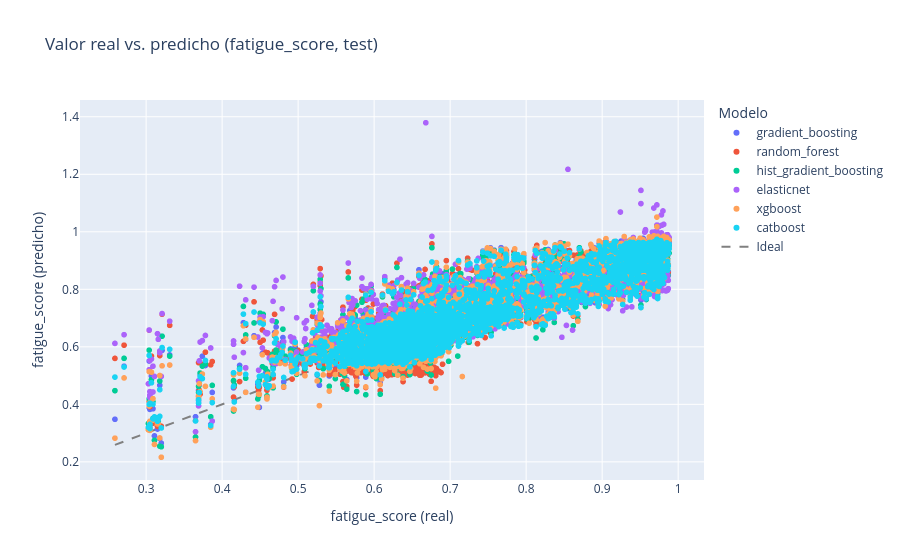
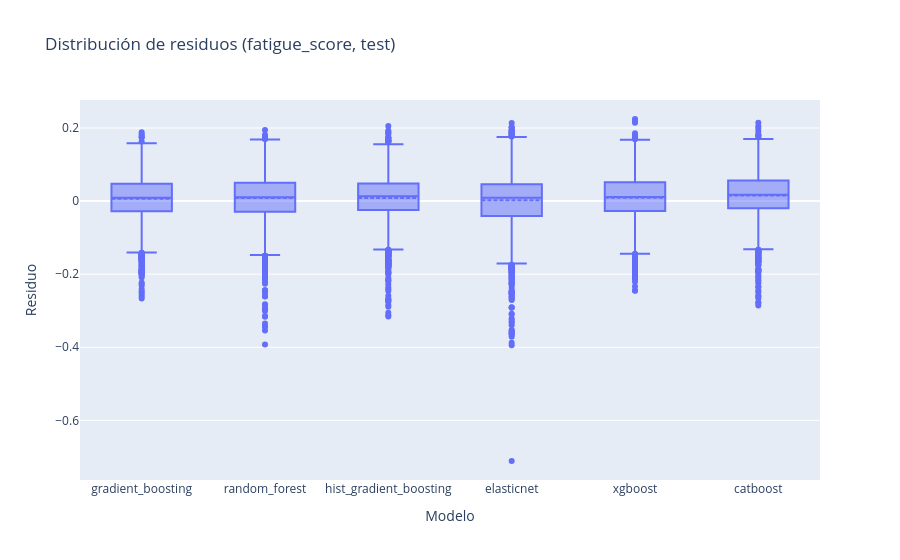

The notebook cell these images were saved under, in order:
### Markdown cell above
### 3. Residuos y dispersiones (test)

Inspeccionamos cómo se comporta cada modelo sobre el conjunto de test.

### Code cell
pred_df = experiment_data["pred"].copy()
label = experiment_data["target_label"]
pred_df["residual"] = pred_df["y_true"] - pred_df["y_pred"]

fig_scatter = px.scatter(
    pred_df,
    x="y_true",
    y="y_pred",
    color="model",
    title=f"Valor real vs. predicho ({label}, test)",
    labels={"y_true": f"{label} (real)", "y_pred": f"{label} (predicho)", "model": "Modelo"}
)
fig_scatter.add_trace(
    go.Scatter(
        x=[pred_df.y_true.min(), pred_df.y_true.max()],
        y=[pred_df.y_true.min(), pred_df.y_true.max()],
        mode="lines",
        name="Ideal",
        line=dict(dash="dash", color="gray")
    )
)
fig_scatter.show()

fig_res = px.box(
    pred_df,
    x="model",
    y="residual",
    title=f"Distribución de residuos ({label}, test)",
    labels={"model": "Modelo", "residual": "Residuo"}
)
fig_res.update_traces(boxmean=True)
fig_res.show()

### Figure 1 — Plotly figure (JSON) as saved in the notebook; plotly's stock layout.template omitted (floating-point values rounded to 4 significant figures; data arrays with more than 128 entries replaced by an {"elided": "..."} marker saying what was removed)
{"data": [{"hovertemplate": "Modelo=gradient_boosting<br>fatigue_score (real)=%{x}<br>fatigue_score (predicho)=%{y}<extra></extra>", "legendgroup": "gradient_boosting", "marker": {"color": "#636efa", "symbol": "circle"}, "mode": "markers", "name": "gradient_boosting", "showlegend": true, "type": "scattergl", "x": {"elided": "2947 float values"}, "xaxis": "x", "y": {"elided": "2947 float values"}, "yaxis": "y"}, {"hovertemplate": "Modelo=random_forest<br>fatigue_score (real)=%{x}<br>fatigue_score (predicho)=%{y}<extra></extra>", "legendgroup": "random_forest", "marker": {"color": "#EF553B", "symbol": "circle"}, "mode": "markers", "name": "random_forest", "showlegend": true, "type": "scattergl", "x": {"elided": "2947 float values"}, "xaxis": "x", "y": {"elided": "2947 float values"}, "yaxis": "y"}, {"hovertemplate": "Modelo=hist_gradient_boosting<br>fatigue_score (real)=%{x}<br>fatigue_score (predicho)=%{y}<extra></extra>", "legendgroup": "hist_gradient_boosting", "marker": {"color": "#00cc96", "symbol": "circle"}, "mode": "markers", "name": "hist_gradient_boosting", "showlegend": true, "type": "scattergl", "x": {"elided": "2947 float values"}, "xaxis": "x", "y": {"elided": "2947 float values"}, "yaxis": "y"}, {"hovertemplate": "Modelo=elasticnet<br>fatigue_score (real)=%{x}<br>fatigue_score (predicho)=%{y}<extra></extra>", "legendgroup": "elasticnet", "marker": {"color": "#ab63fa", "symbol": "circle"}, "mode": "markers", "name": "elasticnet", "showlegend": true, "type": "scattergl", "x": {"elided": "2947 float values"}, "xaxis": "x", "y": {"elided": "2947 float values"}, "yaxis": "y"}, {"hovertemplate": "Modelo=xgboost<br>fatigue_score (real)=%{x}<br>fatigue_score (predicho)=%{y}<extra></extra>", "legendgroup": "xgboost", "marker": {"color": "#FFA15A", "symbol": "circle"}, "mode": "markers", "name": "xgboost", "showlegend": true, "type": "scattergl", "x": {"elided": "2947 float values"}, "xaxis": "x", "y": {"elided": "2947 float values"}, "yaxis": "y"}, {"hovertemplate": "Modelo=catboost<br>fatigue_score (real)=%{x}<br>fatigue_score (predicho)=%{y}<extra></extra>", "legendgroup": "catboost", "marker": {"color": "#19d3f3", "symbol": "circle"}, "mode": "markers", "name": "catboost", "showlegend": true, "type": "scattergl", "x": {"elided": "2947 float values"}, "xaxis": "x", "y": {"elided": "2947 float values"}, "yaxis": "y"}, {"line": {"color": "gray", "dash": "dash"}, "mode": "lines", "name": "Ideal", "type": "scatter", "x": [0.259, 0.988], "y": [0.259, 0.988]}], "layout": {"legend": {"title": {"text": "Modelo"}, "tracegroupgap": 0}, "title": {"text": "Valor real vs. predicho (fatigue_score, test)"}, "xaxis": {"anchor": "y", "domain": [0, 1], "title": {"text": "fatigue_score (real)"}}, "yaxis": {"anchor": "x", "domain": [0, 1], "title": {"text": "fatigue_score (predicho)"}}}}

### Figure 2 — Plotly figure (JSON) as saved in the notebook; plotly's stock layout.template omitted (floating-point values rounded to 4 significant figures; data arrays with more than 128 entries replaced by an {"elided": "..."} marker saying what was removed)
{"data": [{"alignmentgroup": "True", "boxmean": true, "hovertemplate": "Modelo=%{x}<br>Residuo=%{y}<extra></extra>", "legendgroup": "", "marker": {"color": "#636efa"}, "name": "", "notched": false, "offsetgroup": "", "orientation": "v", "showlegend": false, "type": "box", "x": {"elided": "17682 str values"}, "x0": " ", "xaxis": "x", "y": {"elided": "17682 float values"}, "y0": " ", "yaxis": "y"}], "layout": {"boxmode": "group", "legend": {"tracegroupgap": 0}, "title": {"text": "Distribución de residuos (fatigue_score, test)"}, "xaxis": {"anchor": "y", "domain": [0, 1], "title": {"text": "Modelo"}}, "yaxis": {"anchor": "x", "domain": [0, 1], "title": {"text": "Residuo"}}}}
